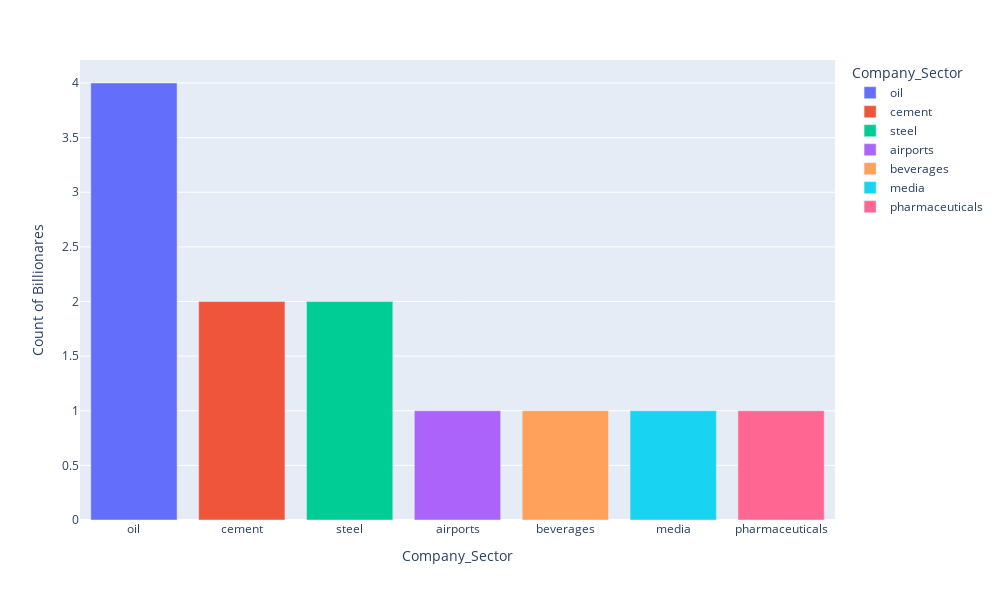

Write notebook code for a chart like this one.
### Code cell
sector_graph("Argentina")

### Figure 1 — Plotly figure (JSON) as saved in the notebook; plotly's stock layout.template omitted (floating-point values rounded to 4 significant figures)
{"data": [{"alignmentgroup": "True", "customdata": [["Argentina"]], "hovertemplate": "Company_Sector=%{x}<br>Count of Billionares=%{y}<br>Location_Citizenship=%{customdata[0]}<extra></extra>", "legendgroup": "oil", "marker": {"color": "#636efa"}, "name": "oil", "offsetgroup": "oil", "orientation": "v", "showlegend": true, "textposition": "auto", "type": "bar", "x": ["oil"], "xaxis": "x", "y": [4], "yaxis": "y"}, {"alignmentgroup": "True", "customdata": [["Argentina"]], "hovertemplate": "Company_Sector=%{x}<br>Count of Billionares=%{y}<br>Location_Citizenship=%{customdata[0]}<extra></extra>", "legendgroup": "cement", "marker": {"color": "#EF553B"}, "name": "cement", "offsetgroup": "cement", "orientation": "v", "showlegend": true, "textposition": "auto", "type": "bar", "x": ["cement"], "xaxis": "x", "y": [2], "yaxis": "y"}, {"alignmentgroup": "True", "customdata": [["Argentina"]], "hovertemplate": "Company_Sector=%{x}<br>Count of Billionares=%{y}<br>Location_Citizenship=%{customdata[0]}<extra></extra>", "legendgroup": "steel", "marker": {"color": "#00cc96"}, "name": "steel", "offsetgroup": "steel", "orientation": "v", "showlegend": true, "textposition": "auto", "type": "bar", "x": ["steel"], "xaxis": "x", "y": [2], "yaxis": "y"}, {"alignmentgroup": "True", "customdata": [["Argentina"]], "hovertemplate": "Company_Sector=%{x}<br>Count of Billionares=%{y}<br>Location_Citizenship=%{customdata[0]}<extra></extra>", "legendgroup": "airports", "marker": {"color": "#ab63fa"}, "name": "airports", "offsetgroup": "airports", "orientation": "v", "showlegend": true, "textposition": "auto", "type": "bar", "x": ["airports"], "xaxis": "x", "y": [1], "yaxis": "y"}, {"alignmentgroup": "True", "customdata": [["Argentina"]], "hovertemplate": "Company_Sector=%{x}<br>Count of Billionares=%{y}<br>Location_Citizenship=%{customdata[0]}<extra></extra>", "legendgroup": "beverages", "marker": {"color": "#FFA15A"}, "name": "beverages", "offsetgroup": "beverages", "orientation": "v", "showlegend": true, "textposition": "auto", "type": "bar", "x": ["beverages"], "xaxis": "x", "y": [1], "yaxis": "y"}, {"alignmentgroup": "True", "customdata": [["Argentina"]], "hovertemplate": "Company_Sector=%{x}<br>Count of Billionares=%{y}<br>Location_Citizenship=%{customdata[0]}<extra></extra>", "legendgroup": "media", "marker": {"color": "#19d3f3"}, "name": "media", "offsetgroup": "media", "orientation": "v", "showlegend": true, "textposition": "auto", "type": "bar", "x": ["media"], "xaxis": "x", "y": [1], "yaxis": "y"}, {"alignmentgroup": "True", "customdata": [["Argentina"]], "hovertemplate": "Company_Sector=%{x}<br>Count of Billionares=%{y}<br>Location_Citizenship=%{customdata[0]}<extra></extra>", "legendgroup": "pharmaceuticals", "marker": {"color": "#FF6692"}, "name": "pharmaceuticals", "offsetgroup": "pharmaceuticals", "orientation": "v", "showlegend": true, "textposition": "auto", "type": "bar", "x": ["pharmaceuticals"], "xaxis": "x", "y": [1], "yaxis": "y"}], "layout": {"barmode": "relative", "height": 600, "legend": {"title": {"text": "Company_Sector"}, "tracegroupgap": 0}, "margin": {"t": 60}, "width": 1000, "xaxis": {"anchor": "y", "categoryarray": ["oil", "cement", "steel", "airports", "beverages", "media", "pharmaceuticals"], "categoryorder": "array", "domain": [0, 1], "title": {"text": "Company_Sector"}}, "yaxis": {"anchor": "x", "domain": [0, 1], "title": {"text": "Count of Billionares"}}}}
